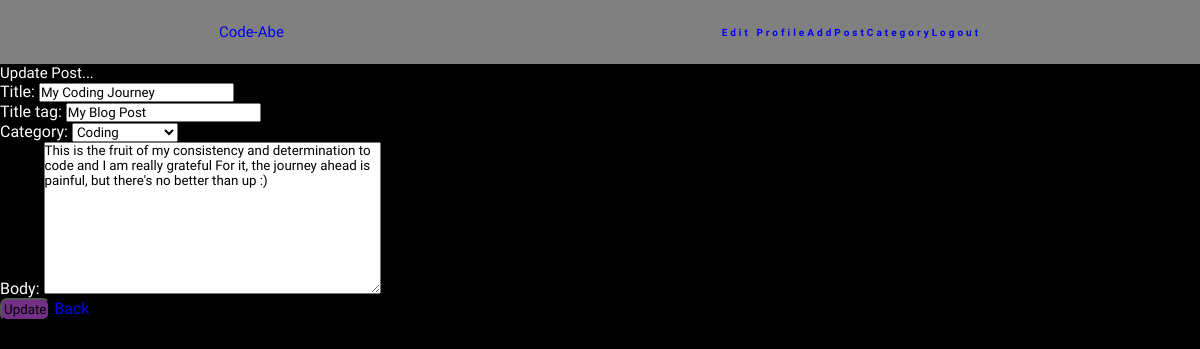
/article/edit/5 (signed in), run on an earlier commit of the app's database.
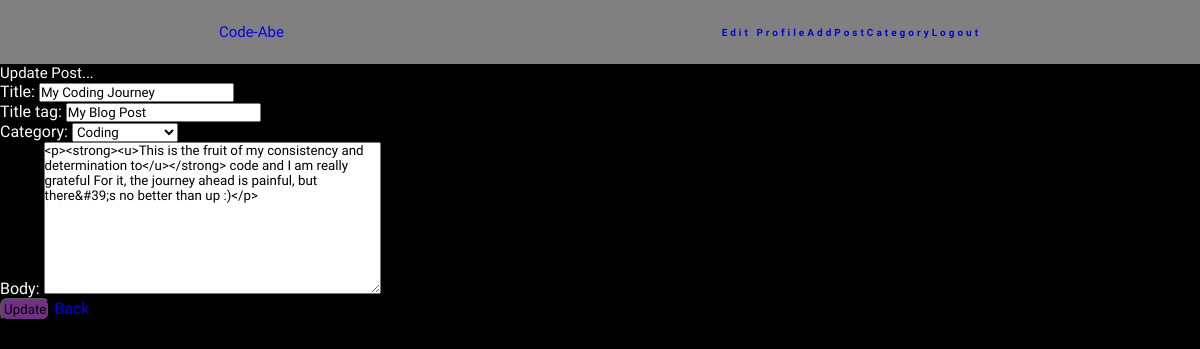
And on a later commit of the database.
### myblog/models.py (models this page shows, shortened)
class Post(models.Model):
    title = models.CharField(max_length=255)
    title_tag = models.CharField(max_length=255, default="My Blog Post")
    author = models.ForeignKey(User, on_delete=models.CASCADE)
    body = RichTextField(blank=True,null=True)
    post_date = models.DateField(auto_now_add=True)
    category = models.CharField(max_length=255, default="Coding")
    likes = models.ManyToManyField(User, related_name="blog_post")

### myblog/views.py (the view)
# urls.py: path("article/edit/<int:pk>", Update_PostView.as_view(), name="update_post"),
class Update_PostView(UpdateView):
    model = Post
    form_class = PostForm
    template_name = 'update_post.html'

### myblog/forms.py
class PostForm(forms.ModelForm):
    class Meta:
        model = Post
        fields = ("title", "title_tag", "author","category", "body")
        widgets = {
            'category': forms.Select(choices=choice_list),
            "author": forms.TextInput(attrs={'id': 'author', 'value': '', 'type': 'hidden'})
        }

### myblog/templates/update_post.html (shortened to what this page needs)
{% extends 'base.html' %} {% block title %}Update A Post{% endblock %}
{% block body %}
<div class="container">
    {% if user.is_authenticated %}
      {% if user.id == post.author.id %}
    <form method="POST">
      <h1>Update Post...</h1>
        {{ form.as_p }}
        <button>Update</button>
        <a href="{% url 'home' %}">Back</a>
      {% endif %}
    {% endif %}
</div>
{% endblock %}

What changed in the data, as far as the page shows it:
changed Post "My Coding Journey": body "This is the fruit of my consistency and determination to code and I am really grateful For it, the journey ahead is painful, but there's no better than up :)" → "<p><strong><u>This is the fruit of my consistency and determination to</u></strong> code and I am really grateful For it, the journey ahead is painful, but there&#39;s no better than up :)</p>"
